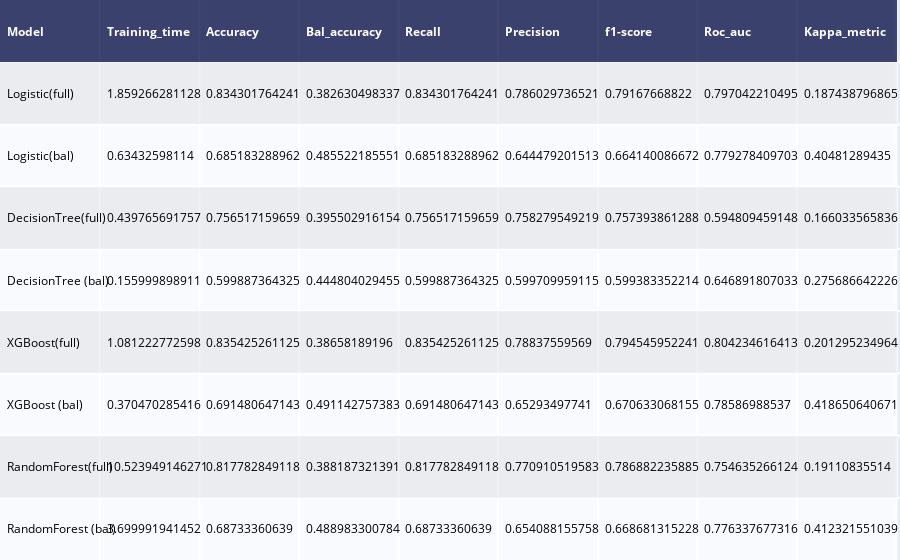

The code cell stored with this chart in its notebook:
### Code cell
#outputs for all models over the training dataset
# ****** please note it is taking 25 seconds to run this cell **********
model_performances_train = pd.DataFrame() 
substr = 'bal'
for name in models:
       if substr in name:
            model_performances_train = pd.concat([model_performances_train, (model_report(models[name][0], X_train_bal[models[name][1]], 
                                                                                X_test_bal[models[name][1]], 
                                                                                y_train_bal, y_test_bal, name))])
       else:
            model_performances_train = pd.concat([model_performances_train, (model_report(models[name][0], X_train[models[name][1]], 
                                                                                X_test[models[name][1]], 
                                                                                y_train, y_test, name))])
table_train = ff.create_table(np.round(model_performances_train, 12))
py.iplot(table_train)

### Figure 1 — Plotly figure (JSON) as saved in the notebook; plotly's stock layout.template omitted (floating-point values rounded to 4 significant figures)
{"data": [{"colorscale": [[0, "#00083e"], [0.5, "#ededee"], [1, "#ffffff"]], "hoverinfo": "none", "opacity": 0.75, "showscale": false, "type": "heatmap", "z": [[0, 0, 0, 0, 0, 0, 0, 0, 0], [0.5, 0.5, 0.5, 0.5, 0.5, 0.5, 0.5, 0.5, 0.5], [1, 1, 1, 1, 1, 1, 1, 1, 1], [0.5, 0.5, 0.5, 0.5, 0.5, 0.5, 0.5, 0.5, 0.5], [1, 1, 1, 1, 1, 1, 1, 1, 1], [0.5, 0.5, 0.5, 0.5, 0.5, 0.5, 0.5, 0.5, 0.5], [1, 1, 1, 1, 1, 1, 1, 1, 1], [0.5, 0.5, 0.5, 0.5, 0.5, 0.5, 0.5, 0.5, 0.5], [1, 1, 1, 1, 1, 1, 1, 1, 1]]}], "layout": {"annotations": [{"align": "left", "font": {"color": "#ffffff"}, "showarrow": false, "text": "<b>Model</b>", "x": -0.45, "xanchor": "left", "xref": "x", "y": 0, "yref": "y"}, {"align": "left", "font": {"color": "#ffffff"}, "showarrow": false, "text": "<b>Training_time</b>", "x": 0.55, "xanchor": "left", "xref": "x", "y": 0, "yref": "y"}, {"align": "left", "font": {"color": "#ffffff"}, "showarrow": false, "text": "<b>Accuracy</b>", "x": 1.55, "xanchor": "left", "xref": "x", "y": 0, "yref": "y"}, {"align": "left", "font": {"color": "#ffffff"}, "showarrow": false, "text": "<b>Bal_accuracy</b>", "x": 2.55, "xanchor": "left", "xref": "x", "y": 0, "yref": "y"}, {"align": "left", "font": {"color": "#ffffff"}, "showarrow": false, "text": "<b>Recall</b>", "x": 3.55, "xanchor": "left", "xref": "x", "y": 0, "yref": "y"}, {"align": "left", "font": {"color": "#ffffff"}, "showarrow": false, "text": "<b>Precision</b>", "x": 4.55, "xanchor": "left", "xref": "x", "y": 0, "yref": "y"}, {"align": "left", "font": {"color": "#ffffff"}, "showarrow": false, "text": "<b>f1-score</b>", "x": 5.55, "xanchor": "left", "xref": "x", "y": 0, "yref": "y"}, {"align": "left", "font": {"color": "#ffffff"}, "showarrow": false, "text": "<b>Roc_auc</b>", "x": 6.55, "xanchor": "left", "xref": "x", "y": 0, "yref": "y"}, {"align": "left", "font": {"color": "#ffffff"}, "showarrow": false, "text": "<b>Kappa_metric</b>", "x": 7.55, "xanchor": "left", "xref": "x", "y": 0, "yref": "y"}, {"align": "left", "font": {"color": "#000000"}, "showarrow": false, "text": "Logistic(full)", "x": -0.45, "xanchor": "left", "xref": "x", "y": 1, "yref": "y"}, {"align": "left", "font": {"color": "#000000"}, "showarrow": false, "text": "1.859266281128", "x": 0.55, "xanchor": "left", "xref": "x", "y": 1, "yref": "y"}, {"align": "left", "font": {"color": "#000000"}, "showarrow": false, "text": "0.834301764241", "x": 1.55, "xanchor": "left", "xref": "x", "y": 1, "yref": "y"}, {"align": "left", "font": {"color": "#000000"}, "showarrow": false, "text": "0.382630498337", "x": 2.55, "xanchor": "left", "xref": "x", "y": 1, "yref": "y"}, {"align": "left", "font": {"color": "#000000"}, "showarrow": false, "text": "0.834301764241", "x": 3.55, "xanchor": "left", "xref": "x", "y": 1, "yref": "y"}, {"align": "left", "font": {"color": "#000000"}, "showarrow": false, "text": "0.786029736521", "x": 4.55, "xanchor": "left", "xref": "x", "y": 1, "yref": "y"}, {"align": "left", "font": {"color": "#000000"}, "showarrow": false, "text": "0.79167668822", "x": 5.55, "xanchor": "left", "xref": "x", "y": 1, "yref": "y"}, {"align": "left", "font": {"color": "#000000"}, "showarrow": false, "text": "0.797042210495", "x": 6.55, "xanchor": "left", "xref": "x", "y": 1, "yref": "y"}, {"align": "left", "font": {"color": "#000000"}, "showarrow": false, "text": "0.187438796865", "x": 7.55, "xanchor": "left", "xref": "x", "y": 1, "yref": "y"}, {"align": "left", "font": {"color": "#000000"}, "showarrow": false, "text": "Logistic(bal)", "x": -0.45, "xanchor": "left", "xref": "x", "y": 2, "yref": "y"}, {"align": "left", "font": {"color": "#000000"}, "showarrow": false, "text": "0.63432598114", "x": 0.55, "xanchor": "left", "xref": "x", "y": 2, "yref": "y"}, {"align": "left", "font": {"color": "#000000"}, "showarrow": false, "text": "0.685183288962", "x": 1.55, "xanchor": "left", "xref": "x", "y": 2, "yref": "y"}, {"align": "left", "font": {"color": "#000000"}, "showarrow": false, "text": "0.485522185551", "x": 2.55, "xanchor": "left", "xref": "x", "y": 2, "yref": "y"}, {"align": "left", "font": {"color": "#000000"}, "showarrow": false, "text": "0.685183288962", "x": 3.55, "xanchor": "left", "xref": "x", "y": 2, "yref": "y"}, {"align": "left", "font": {"color": "#000000"}, "showarrow": false, "text": "0.644479201513", "x": 4.55, "xanchor": "left", "xref": "x", "y": 2, "yref": "y"}, {"align": "left", "font": {"color": "#000000"}, "showarrow": false, "text": "0.664140086672", "x": 5.55, "xanchor": "left", "xref": "x", "y": 2, "yref": "y"}, {"align": "left", "font": {"color": "#000000"}, "showarrow": false, "text": "0.779278409703", "x": 6.55, "xanchor": "left", "xref": "x", "y": 2, "yref": "y"}, {"align": "left", "font": {"color": "#000000"}, "showarrow": false, "text": "0.40481289435", "x": 7.55, "xanchor": "left", "xref": "x", "y": 2, "yref": "y"}, {"align": "left", "font": {"color": "#000000"}, "showarrow": false, "text": "DecisionTree(full)", "x": -0.45, "xanchor": "left", "xref": "x", "y": 3, "yref": "y"}, {"align": "left", "font": {"color": "#000000"}, "showarrow": false, "text": "0.439765691757", "x": 0.55, "xanchor": "left", "xref": "x", "y": 3, "yref": "y"}, {"align": "left", "font": {"color": "#000000"}, "showarrow": false, "text": "0.756517159659", "x": 1.55, "xanchor": "left", "xref": "x", "y": 3, "yref": "y"}, {"align": "left", "font": {"color": "#000000"}, "showarrow": false, "text": "0.395502916154", "x": 2.55, "xanchor": "left", "xref": "x", "y": 3, "yref": "y"}, {"align": "left", "font": {"color": "#000000"}, "showarrow": false, "text": "0.756517159659", "x": 3.55, "xanchor": "left", "xref": "x", "y": 3, "yref": "y"}, {"align": "left", "font": {"color": "#000000"}, "showarrow": false, "text": "0.758279549219", "x": 4.55, "xanchor": "left", "xref": "x", "y": 3, "yref": "y"}, {"align": "left", "font": {"color": "#000000"}, "showarrow": false, "text": "0.757393861288", "x": 5.55, "xanchor": "left", "xref": "x", "y": 3, "yref": "y"}, {"align": "left", "font": {"color": "#000000"}, "showarrow": false, "text": "0.594809459148", "x": 6.55, "xanchor": "left", "xref": "x", "y": 3, "yref": "y"}, {"align": "left", "font": {"color": "#000000"}, "showarrow": false, "text": "0.166033565836", "x": 7.55, "xanchor": "left", "xref": "x", "y": 3, "yref": "y"}, {"align": "left", "font": {"color": "#000000"}, "showarrow": false, "text": "DecisionTree (bal)", "x": -0.45, "xanchor": "left", "xref": "x", "y": 4, "yref": "y"}, {"align": "left", "font": {"color": "#000000"}, "showarrow": false, "text": "0.155999898911", "x": 0.55, "xanchor": "left", "xref": "x", "y": 4, "yref": "y"}, {"align": "left", "font": {"color": "#000000"}, "showarrow": false, "text": "0.599887364325", "x": 1.55, "xanchor": "left", "xref": "x", "y": 4, "yref": "y"}, {"align": "left", "font": {"color": "#000000"}, "showarrow": false, "text": "0.444804029455", "x": 2.55, "xanchor": "left", "xref": "x", "y": 4, "yref": "y"}, {"align": "left", "font": {"color": "#000000"}, "showarrow": false, "text": "0.599887364325", "x": 3.55, "xanchor": "left", "xref": "x", "y": 4, "yref": "y"}, {"align": "left", "font": {"color": "#000000"}, "showarrow": false, "text": "0.599709959115", "x": 4.55, "xanchor": "left", "xref": "x", "y": 4, "yref": "y"}, {"align": "left", "font": {"color": "#000000"}, "showarrow": false, "text": "0.599383352214", "x": 5.55, "xanchor": "left", "xref": "x", "y": 4, "yref": "y"}, {"align": "left", "font": {"color": "#000000"}, "showarrow": false, "text": "0.646891807033", "x": 6.55, "xanchor": "left", "xref": "x", "y": 4, "yref": "y"}, {"align": "left", "font": {"color": "#000000"}, "showarrow": false, "text": "0.275686642226", "x": 7.55, "xanchor": "left", "xref": "x", "y": 4, "yref": "y"}, {"align": "left", "font": {"color": "#000000"}, "showarrow": false, "text": "XGBoost(full)", "x": -0.45, "xanchor": "left", "xref": "x", "y": 5, "yref": "y"}, {"align": "left", "font": {"color": "#000000"}, "showarrow": false, "text": "1.081222772598", "x": 0.55, "xanchor": "left", "xref": "x", "y": 5, "yref": "y"}, {"align": "left", "font": {"color": "#000000"}, "showarrow": false, "text": "0.835425261125", "x": 1.55, "xanchor": "left", "xref": "x", "y": 5, "yref": "y"}, {"align": "left", "font": {"color": "#000000"}, "showarrow": false, "text": "0.38658189196", "x": 2.55, "xanchor": "left", "xref": "x", "y": 5, "yref": "y"}, {"align": "left", "font": {"color": "#000000"}, "showarrow": false, "text": "0.835425261125", "x": 3.55, "xanchor": "left", "xref": "x", "y": 5, "yref": "y"}, {"align": "left", "font": {"color": "#000000"}, "showarrow": false, "text": "0.78837559569", "x": 4.55, "xanchor": "left", "xref": "x", "y": 5, "yref": "y"}, {"align": "left", "font": {"color": "#000000"}, "showarrow": false, "text": "0.794545952241", "x": 5.55, "xanchor": "left", "xref": "x", "y": 5, "yref": "y"}, {"align": "left", "font": {"color": "#000000"}, "showarrow": false, "text": "0.804234616413", "x": 6.55, "xanchor": "left", "xref": "x", "y": 5, "yref": "y"}, {"align": "left", "font": {"color": "#000000"}, "showarrow": false, "text": "0.201295234964", "x": 7.55, "xanchor": "left", "xref": "x", "y": 5, "yref": "y"}, {"align": "left", "font": {"color": "#000000"}, "showarrow": false, "text": "XGBoost (bal)", "x": -0.45, "xanchor": "left", "xref": "x", "y": 6, "yref": "y"}, {"align": "left", "font": {"color": "#000000"}, "showarrow": false, "text": "0.370470285416", "x": 0.55, "xanchor": "left", "xref": "x", "y": 6, "yref": "y"}, {"align": "left", "font": {"color": "#000000"}, "showarrow": false, "text": "0.691480647143", "x": 1.55, "xanchor": "left", "xref": "x", "y": 6, "yref": "y"}, {"align": "left", "font": {"color": "#000000"}, "showarrow": false, "text": "0.491142757383", "x": 2.55, "xanchor": "left", "xref": "x", "y": 6, "yref": "y"}, {"align": "left", "font": {"color": "#000000"}, "showarrow": false, "text": "0.691480647143", "x": 3.55, "xanchor": "left", "xref": "x", "y": 6, "yref": "y"}, {"align": "left", "font": {"color": "#000000"}, "showarrow": false, "text": "0.65293497741", "x": 4.55, "xanchor": "left", "xref": "x", "y": 6, "yref": "y"}, {"align": "left", "font": {"color": "#000000"}, "showarrow": false, "text": "0.670633068155", "x": 5.55, "xanchor": "left", "xref": "x", "y": 6, "yref": "y"}, {"align": "left", "font": {"color": "#000000"}, "showarrow": false, "text": "0.78586988537", "x": 6.55, "xanchor": "left", "xref": "x", "y": 6, "yref": "y"}, {"align": "left", "font": {"color": "#000000"}, "showarrow": false, "text": "0.418650640671", "x": 7.55, "xanchor": "left", "xref": "x", "y": 6, "yref": "y"}, {"align": "left", "font": {"color": "#000000"}, "showarrow": false, "text": "RandomForest(full)", "x": -0.45, "xanchor": "left", "xref": "x", "y": 7, "yref": "y"}, {"align": "left", "font": {"color": "#000000"}, "showarrow": false, "text": "10.523949146271", "x": 0.55, "xanchor": "left", "xref": "x", "y": 7, "yref": "y"}, {"align": "left", "font": {"color": "#000000"}, "showarrow": false, "text": "0.817782849118", "x": 1.55, "xanchor": "left", "xref": "x", "y": 7, "yref": "y"}, {"align": "left", "font": {"color": "#000000"}, "showarrow": false, "text": "0.388187321391", "x": 2.55, "xanchor": "left", "xref": "x", "y": 7, "yref": "y"}, {"align": "left", "font": {"color": "#000000"}, "showarrow": false, "text": "0.817782849118", "x": 3.55, "xanchor": "left", "xref": "x", "y": 7, "yref": "y"}, {"align": "left", "font": {"color": "#000000"}, "showarrow": false, "text": "0.770910519583", "x": 4.55, "xanchor": "left", "xref": "x", "y": 7, "yref": "y"}, {"align": "left", "font": {"color": "#000000"}, "showarrow": false, "text": "0.786882235885", "x": 5.55, "xanchor": "left", "xref": "x", "y": 7, "yref": "y"}, {"align": "left", "font": {"color": "#000000"}, "showarrow": false, "text": "0.754635266124", "x": 6.55, "xanchor": "left", "xref": "x", "y": 7, "yref": "y"}, {"align": "left", "font": {"color": "#000000"}, "showarrow": false, "text": "0.19110835514", "x": 7.55, "xanchor": "left", "xref": "x", "y": 7, "yref": "y"}, {"align": "left", "font": {"color": "#000000"}, "showarrow": false, "text": "RandomForest (bal)", "x": -0.45, "xanchor": "left", "xref": "x", "y": 8, "yref": "y"}, {"align": "left", "font": {"color": "#000000"}, "showarrow": false, "text": "3.699991941452", "x": 0.55, "xanchor": "left", "xref": "x", "y": 8, "yref": "y"}, {"align": "left", "font": {"color": "#000000"}, "showarrow": false, "text": "0.68733360639", "x": 1.55, "xanchor": "left", "xref": "x", "y": 8, "yref": "y"}, {"align": "left", "font": {"color": "#000000"}, "showarrow": false, "text": "0.488983300784", "x": 2.55, "xanchor": "left", "xref": "x", "y": 8, "yref": "y"}, {"align": "left", "font": {"color": "#000000"}, "showarrow": false, "text": "0.68733360639", "x": 3.55, "xanchor": "left", "xref": "x", "y": 8, "yref": "y"}, {"align": "left", "font": {"color": "#000000"}, "showarrow": false, "text": "0.654088155758", "x": 4.55, "xanchor": "left", "xref": "x", "y": 8, "yref": "y"}, {"align": "left", "font": {"color": "#000000"}, "showarrow": false, "text": "0.668681315228", "x": 5.55, "xanchor": "left", "xref": "x", "y": 8, "yref": "y"}, {"align": "left", "font": {"color": "#000000"}, "showarrow": false, "text": "0.776337677316", "x": 6.55, "xanchor": "left", "xref": "x", "y": 8, "yref": "y"}, {"align": "left", "font": {"color": "#000000"}, "showarrow": false, "text": "0.412321551039", "x": 7.55, "xanchor": "left", "xref": "x", "y": 8, "yref": "y"}], "autosize": true, "margin": {"b": 0, "l": 0, "r": 0, "t": 0}, "xaxis": {"autorange": true, "dtick": 1, "gridwidth": 2, "range": [-0.5, 8.5], "showticklabels": false, "tick0": -0.5, "ticks": "", "zeroline": false}, "yaxis": {"autorange": true, "dtick": 1, "gridwidth": 2, "range": [8.5, -0.5], "showticklabels": false, "tick0": 0.5, "ticks": "", "zeroline": false}}}
